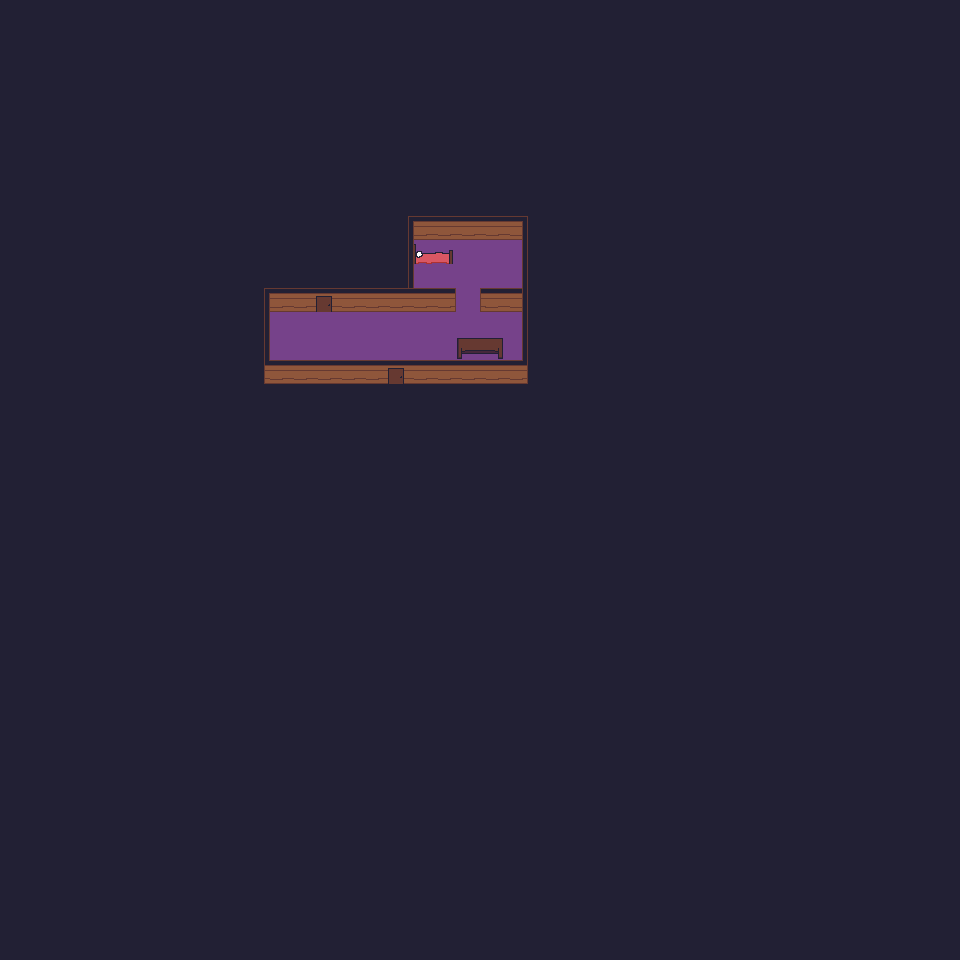

A 2D game scene composited from a Tiled map and its tileset images. What follows is a short description and the map's XML, with each tile layer's data collapsed to a summary:
An orthogonal 40x40 tile map with 24x24 px tiles, 7 tile layers (Void, Floor, Walls2, Walls, ...), 1 hidden layer not drawn and 8 objects (Player, Girl, Bed, Warp, Rod).

<map version="1.0" tiledversion="1.1.4" orientation="orthogonal" renderorder="right-down" width="40" height="40" tilewidth="24" tileheight="24" infinite="0" nextobjectid="32">
 <tileset firstgid="1" source="tiles.tsx" />
 <layer name="Void" width="40" height="40">
  <data>[1600 cells, 1600 non-empty, 1 distinct tile ids]</data>
 </layer>
 <layer name="Floor" width="40" height="40">
  <data>[1600 cells, 77 non-empty, 1 distinct tile ids]</data>
 </layer>
 <layer name="Invisible Walls" width="40" height="40" visible="0">
  <data>[1600 cells, 59 non-empty, 1 distinct tile ids]</data>
 </layer>
 <objectgroup name="Objects" visible="0">
  <object id="1" name="Player" x="432" y="312" width="24" height="24" />
 </objectgroup>
 <objectgroup name="Triggers" visible="0">
  <object id="18" name="Girl" type="Girl" x="312" y="312" width="24" height="24">
   <properties>
    <property name="thoughtText">I shouldn't wake her yet
I should get her some water...</property>
   </properties>
  </object>
  <object id="31" type="Bed" x="391.25" y="237.5" width="72" height="48" />
 </objectgroup>
 <layer name="Walls2" width="40" height="40">
  <data>[1600 cells, 3 non-empty, 3 distinct tile ids]</data>
 </layer>
 <layer name="Walls" width="40" height="40">
  <data>[1600 cells, 39 non-empty, 11 distinct tile ids]</data>
 </layer>
 <objectgroup name="Warps" visible="0">
  <object id="5" type="Warp" x="384" y="360" width="24" height="24">
   <properties>
    <property name="map" value="maps/outside house" />
    <property name="x" type="int" value="20" />
    <property name="y" type="int" value="12" />
   </properties>
  </object>
 </objectgroup>
 <objectgroup name="Rod">
  <object id="27" type="Rod" gid="57" x="480" y="264" width="24" height="24" />
 </objectgroup>
 <layer name="Bed" width="40" height="40">
  <data>[1600 cells, 2 non-empty, 2 distinct tile ids]</data>
 </layer>
 <objectgroup name="Sprites" />
 <objectgroup name="Chair">
  <object id="12" gid="12" x="467.333" y="345" width="24" height="24" />
 </objectgroup>
 <layer name="Furniture" width="40" height="40">
  <data>[1600 cells, 4 non-empty, 4 distinct tile ids]</data>
 </layer>
 <objectgroup name="Desk stuff 2">
  <object id="10" gid="13" x="481" y="348.333" width="24" height="24" />
  <object id="15" gid="14" x="458.667" y="349.333" width="24" height="24" />
 </objectgroup>
 <layer name="GirlsRoomVoid" width="40" height="40">
  <data>[1600 cells, 20 non-empty, 2 distinct tile ids]</data>
 </layer>
</map>
